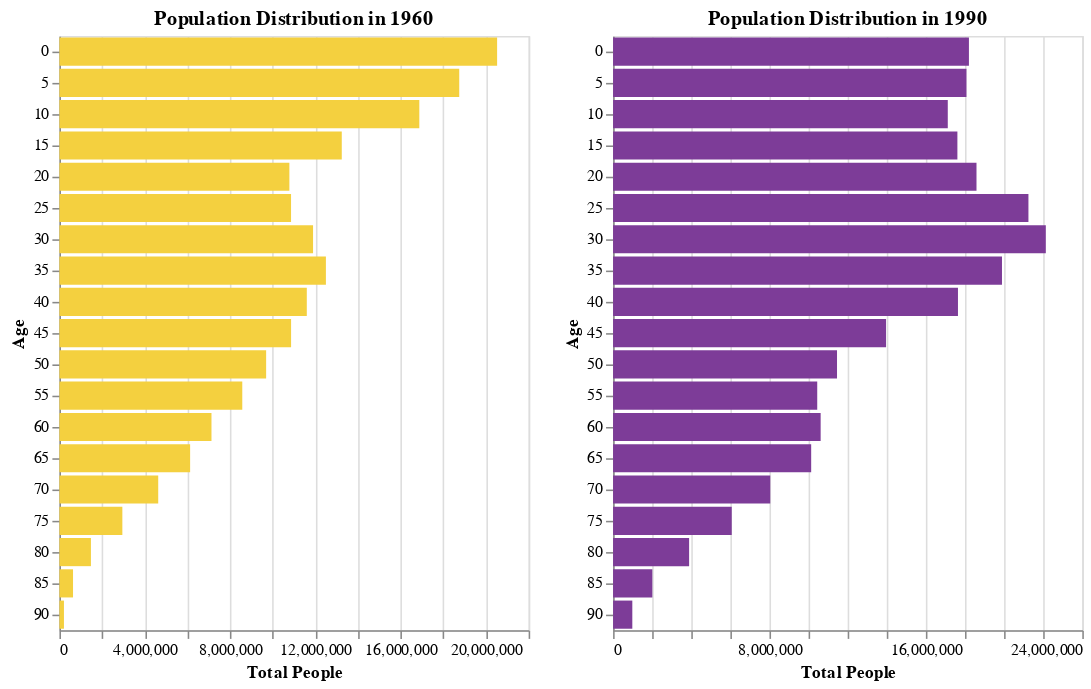

Write notebook code for a chart like this one.
### Markdown cell above
##### Q3 Juxtapose Bar Charts Horizontally 

Create a bar chart of the population distribution in the year 1960, and horizontally juxtapose the bar chart of the population distribution for the year 1990. Plot the total number of people (ignoring the `sex` attribute).

Note - You can slice the data to a given year before you pass it to Altair using pandas. (you can also do this in Altair with filters).

Encode membership of the Baby Boomer generation with color using "#7D3C98" (purple) for the boomers "#F4D03F" (gold) for other.

Fix the y axis so it is equal in both plots.

### Code cell
df_1960 = df_pop[(df_pop['year'] == 1960)]
df_1990 = df_pop[(df_pop['year'] == 1990)]

chart_1960 = alt.Chart(df_1960).mark_bar(color='#F4D03F').encode(
    y=alt.Y('age:O', axis=alt.Axis(title='Age')),
    x=alt.X('sum(people):Q', axis=alt.Axis(title='Total People')),
).properties(
    title='Population Distribution in 1960'
)

chart_1990 = alt.Chart(df_1990).mark_bar(color='#7D3C98').encode(
    y=alt.Y('age:O', axis=alt.Axis(title='Age')),
    x=alt.X('sum(people):Q', axis=alt.Axis(title='Total People')),
).properties(
    title='Population Distribution in 1990'
)


total = chart_1960 | chart_1990
total.resolve_scale(y='independent')
total

### Figure 1 — Vega-Lite specification as saved in the notebook (floating-point values rounded to 4 significant figures)
{"config": {"view": {"continuousWidth": 300, "continuousHeight": 300}}, "hconcat": [{"data": {"name": "data-d397848ae1feb61b8f0a8d79ddc32ca8"}, "mark": {"type": "bar", "color": "#F4D03F"}, "encoding": {"x": {"aggregate": "sum", "axis": {"title": "Total People"}, "field": "people", "type": "quantitative"}, "y": {"axis": {"title": "Age"}, "field": "age", "type": "ordinal"}}, "title": "Population Distribution in 1960"}, {"data": {"name": "data-cd43cff81c1023c9a8fbe0520648ffb0"}, "mark": {"type": "bar", "color": "#7D3C98"}, "encoding": {"x": {"aggregate": "sum", "axis": {"title": "Total People"}, "field": "people", "type": "quantitative"}, "y": {"axis": {"title": "Age"}, "field": "age", "type": "ordinal"}}, "title": "Population Distribution in 1990"}], "$schema": "https://vega.github.io/schema/vega-lite/v5.15.1.json", "datasets": {"data-d397848ae1feb61b8f0a8d79ddc32ca8": [{"year": 1960, "age": 0, "sex": "Male", "people": 10374975, "Generation": "Baby Boomer"}, {"year": 1960, "age": 0, "sex": "Female", "people": 10146999, "Generation": "Baby Boomer"}, {"year": 1960, "age": 5, "sex": "Male", "people": 9495503, "Generation": "Baby Boomer"}, {"year": 1960, "age": 5, "sex": "Female", "people": 9250741, "Generation": "Baby Boomer"}, {"year": 1960, "age": 10, "sex": "Male", "people": 8563700, "Generation": "Baby Boomer"}, {"year": 1960, "age": 10, "sex": "Female", "people": 8310764, "Generation": "Baby Boomer"}, {"year": 1960, "age": 15, "sex": "Male", "people": 6620902, "Generation": "Baby Boomer"}, {"year": 1960, "age": 15, "sex": "Female", "people": 6617493, "Generation": "Baby Boomer"}, {"year": 1960, "age": 20, "sex": "Male", "people": 5268384, "Generation": "Baby Boomer"}, {"year": 1960, "age": 20, "sex": "Female", "people": 5513495, "Generation": "Baby Boomer"}, {"year": 1960, "age": 25, "sex": "Male", "people": 5311805, "Generation": "Baby Boomer"}, {"year": 1960, "age": 25, "sex": "Female", "people": 5548259, "Generation": "Baby Boomer"}, {"year": 1960, "age": 30, "sex": "Male", "people": 5801342, "Generation": "Baby Boomer"}, {"year": 1960, "age": 30, "sex": "Female", "people": 6090862, "Generation": "Baby Boomer"}, {"year": 1960, "age": 35, "sex": "Male", "people": 6063063, "Generation": "Baby Boomer"}, {"year": 1960, "age": 35, "sex": "Female", "people": 6431337, "Generation": "Baby Boomer"}, {"year": 1960, "age": 40, "sex": "Male", "people": 5657943, "Generation": "Baby Boomer"}, {"year": 1960, "age": 40, "sex": "Female", "people": 5940520, "Generation": "Baby Boomer"}, {"year": 1960, "age": 45, "sex": "Male", "people": 5345658, "Generation": "Baby Boomer"}, {"year": 1960, "age": 45, "sex": "Female", "people": 5516028, "Generation": "Baby Boomer"}, {"year": 1960, "age": 50, "sex": "Male", "people": 4763364, "Generation": "Baby Boomer"}, {"year": 1960, "age": 50, "sex": "Female", "people": 4928844, "Generation": "Baby Boomer"}, {"year": 1960, "age": 55, "sex": "Male", "people": 4170581, "Generation": "Baby Boomer"}, {"year": 1960, "age": 55, "sex": "Female", "people": 4402878, "Generation": "Baby Boomer"}, {"year": 1960, "age": 60, "sex": "Male", "people": 3405293, "Generation": "Baby Boomer"}, {"year": 1960, "age": 60, "sex": "Female", "people": 3723839, "Generation": "Baby Boomer"}, {"year": 1960, "age": 65, "sex": "Male", "people": 2859371, "Generation": "Baby Boomer"}, {"year": 1960, "age": 65, "sex": "Female", "people": 3268699, "Generation": "Baby Boomer"}, {"year": 1960, "age": 70, "sex": "Male", "people": 2115763, "Generation": "Baby Boomer"}, {"year": 1960, "age": 70, "sex": "Female", "people": 2516479, "Generation": "Baby Boomer"}, {"year": 1960, "age": 75, "sex": "Male", "people": 1308913, "Generation": "Baby Boomer"}, {"year": 1960, "age": 75, "sex": "Female", "people": 1641371, "Generation": "Baby Boomer"}, {"year": 1960, "age": 80, "sex": "Male", "people": 619923, "Generation": "Baby Boomer"}, {"year": 1960, "age": 80, "sex": "Female", "people": 856952, "Generation": "Baby Boomer"}, {"year": 1960, "age": 85, "sex": "Male", "people": 253245, "Generation": "Baby Boomer"}, {"year": 1960, "age": 85, "sex": "Female", "people": 384572, "Generation": "Baby Boomer"}, {"year": 1960, "age": 90, "sex": "Male", "people": 75908, "Generation": "Baby Boomer"}, {"year": 1960, "age": 90, "sex": "Female", "people": 135774, "Generation": "Baby Boomer"}], "data-cd43cff81c1023c9a8fbe0520648ffb0": [{"year": 1990, "age": 0, "sex": "Male", "people": 9307465, "Generation": "Other"}, {"year": 1990, "age": 0, "sex": "Female", "people": 8894007, "Generation": "Other"}, {"year": 1990, "age": 5, "sex": "Male", "people": 9274732, "Generation": "Other"}, {"year": 1990, "age": 5, "sex": "Female", "people": 8799955, "Generation": "Other"}, {"year": 1990, "age": 10, "sex": "Male", "people": 8782542, "Generation": "Other"}, {"year": 1990, "age": 10, "sex": "Female", "people": 8337284, "Generation": "Other"}, {"year": 1990, "age": 15, "sex": "Male", "people": 9020572, "Generation": "Other"}, {"year": 1990, "age": 15, "sex": "Female", "people": 8590991, "Generation": "Other"}, {"year": 1990, "age": 20, "sex": "Male", "people": 9436188, "Generation": "Other"}, {"year": 1990, "age": 20, "sex": "Female", "people": 9152644, "Generation": "Other"}, {"year": 1990, "age": 25, "sex": "Male", "people": 10658027, "Generation": "Other"}, {"year": 1990, "age": 25, "sex": "Female", "people": 10587292, "Generation": "Other"}, {"year": 1990, "age": 30, "sex": "Male", "people": 11028712, "Generation": "Other"}, {"year": 1990, "age": 30, "sex": "Female", "people": 11105750, "Generation": "Other"}, {"year": 1990, "age": 35, "sex": "Male", "people": 9853933, "Generation": "Other"}, {"year": 1990, "age": 35, "sex": "Female", "people": 10038644, "Generation": "Other"}, {"year": 1990, "age": 40, "sex": "Male", "people": 8712632, "Generation": "Other"}, {"year": 1990, "age": 40, "sex": "Female", "people": 8928252, "Generation": "Other"}, {"year": 1990, "age": 45, "sex": "Male", "people": 6848082, "Generation": "Other"}, {"year": 1990, "age": 45, "sex": "Female", "people": 7115129, "Generation": "Other"}, {"year": 1990, "age": 50, "sex": "Male", "people": 5553992, "Generation": "Other"}, {"year": 1990, "age": 50, "sex": "Female", "people": 5899925, "Generation": "Other"}, {"year": 1990, "age": 55, "sex": "Male", "people": 4981670, "Generation": "Other"}, {"year": 1990, "age": 55, "sex": "Female", "people": 5460506, "Generation": "Other"}, {"year": 1990, "age": 60, "sex": "Male", "people": 4953822, "Generation": "Other"}, {"year": 1990, "age": 60, "sex": "Female", "people": 5663205, "Generation": "Other"}, {"year": 1990, "age": 65, "sex": "Male", "people": 4538398, "Generation": "Other"}, {"year": 1990, "age": 65, "sex": "Female", "people": 5594108, "Generation": "Other"}, {"year": 1990, "age": 70, "sex": "Male", "people": 3429420, "Generation": "Other"}, {"year": 1990, "age": 70, "sex": "Female", "people": 4610222, "Generation": "Other"}, {"year": 1990, "age": 75, "sex": "Male", "people": 2344932, "Generation": "Other"}, {"year": 1990, "age": 75, "sex": "Female", "people": 3723980, "Generation": "Other"}, {"year": 1990, "age": 80, "sex": "Male", "people": 1342996, "Generation": "Other"}, {"year": 1990, "age": 80, "sex": "Female", "people": 2545730, "Generation": "Other"}, {"year": 1990, "age": 85, "sex": "Male", "people": 588790, "Generation": "Other"}, {"year": 1990, "age": 85, "sex": "Female", "people": 1419494, "Generation": "Other"}, {"year": 1990, "age": 90, "sex": "Male", "people": 238459, "Generation": "Other"}, {"year": 1990, "age": 90, "sex": "Female", "people": 745146, "Generation": "Other"}]}}
